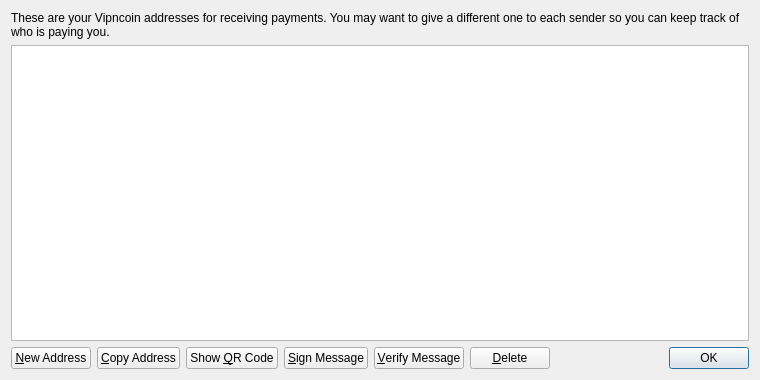
<?xml version="1.0" encoding="UTF-8"?>
<ui version="4.0">
 <class>AddressBookPage</class>
 <widget class="QWidget" name="AddressBookPage">
  <property name="geometry">
   <rect>
    <x>0</x>
    <y>0</y>
    <width>760</width>
    <height>380</height>
   </rect>
  </property>
  <property name="windowTitle">
   <string>Address Book</string>
  </property>
  <layout class="QVBoxLayout" name="verticalLayout">
   <item>
    <widget class="QLabel" name="labelExplanation">
     <property name="text">
      <string>These are your Vipncoin addresses for receiving payments. You may want to give a different one to each sender so you can keep track of who is paying you.</string>
     </property>
     <property name="textFormat">
      <enum>Qt::PlainText</enum>
     </property>
     <property name="wordWrap">
      <bool>true</bool>
     </property>
    </widget>
   </item>
   <item>
    <widget class="QTableView" name="tableView">
     <property name="contextMenuPolicy">
      <enum>Qt::CustomContextMenu</enum>
     </property>
     <property name="toolTip">
      <string>Double-click to edit address or label</string>
     </property>
     <property name="tabKeyNavigation">
      <bool>false</bool>
     </property>
     <property name="alternatingRowColors">
      <bool>true</bool>
     </property>
     <property name="selectionMode">
      <enum>QAbstractItemView::SingleSelection</enum>
     </property>
     <property name="selectionBehavior">
      <enum>QAbstractItemView::SelectRows</enum>
     </property>
     <property name="sortingEnabled">
      <bool>true</bool>
     </property>
     <attribute name="verticalHeaderVisible">
      <bool>false</bool>
     </attribute>
    </widget>
   </item>
   <item>
    <layout class="QHBoxLayout" name="horizontalLayout">
     <item>
      <widget class="QPushButton" name="newAddressButton">
       <property name="toolTip">
        <string>Create a new address</string>
       </property>
       <property name="text">
        <string>&amp;New Address</string>
       </property>
       <property name="icon">
        <iconset resource="../bitcoin.qrc">
         <normaloff>:/icons/add</normaloff>:/icons/add</iconset>
       </property>
      </widget>
     </item>
     <item>
      <widget class="QPushButton" name="copyToClipboard">
       <property name="toolTip">
        <string>Copy the currently selected address to the system clipboard</string>
       </property>
       <property name="text">
        <string>&amp;Copy Address</string>
       </property>
       <property name="icon">
        <iconset resource="../bitcoin.qrc">
         <normaloff>:/icons/editcopy</normaloff>:/icons/editcopy</iconset>
       </property>
      </widget>
     </item>
     <item>
      <widget class="QPushButton" name="showQRCode">
       <property name="text">
        <string>Show &amp;QR Code</string>
       </property>
       <property name="icon">
        <iconset resource="../bitcoin.qrc">
         <normaloff>:/icons/qrcode</normaloff>:/icons/qrcode</iconset>
       </property>
      </widget>
     </item>
     <item>
      <widget class="QPushButton" name="signMessage">
       <property name="toolTip">
        <string>Sign a message to prove you own a Bitcoin address</string>
       </property>
       <property name="text">
        <string>&amp;Sign Message</string>
       </property>
       <property name="icon">
        <iconset resource="../bitcoin.qrc">
         <normaloff>:/icons/edit</normaloff>:/icons/edit</iconset>
       </property>
      </widget>
     </item>
     <item>
      <widget class="QPushButton" name="verifyMessage">
       <property name="toolTip">
        <string>Verify a message to ensure it was signed with a specified Bitcoin address</string>
       </property>
       <property name="text">
        <string>&amp;Verify Message</string>
       </property>
       <property name="icon">
        <iconset resource="../bitcoin.qrc">
         <normaloff>:/icons/transaction_0</normaloff>:/icons/transaction_0</iconset>
       </property>
      </widget>
     </item>
     <item>
      <widget class="QPushButton" name="deleteButton">
       <property name="toolTip">
        <string>Delete the currently selected address from the list. Only sending addresses can be deleted.</string>
       </property>
       <property name="text">
        <string>&amp;Delete</string>
       </property>
       <property name="icon">
        <iconset resource="../bitcoin.qrc">
         <normaloff>:/icons/remove</normaloff>:/icons/remove</iconset>
       </property>
      </widget>
     </item>
     <item>
      <spacer name="horizontalSpacer">
       <property name="orientation">
        <enum>Qt::Horizontal</enum>
       </property>
       <property name="sizeHint" stdset="0">
        <size>
         <width>40</width>
         <height>20</height>
        </size>
       </property>
      </spacer>
     </item>
     <item>
      <widget class="QDialogButtonBox" name="buttonBox">
       <property name="sizePolicy">
        <sizepolicy hsizetype="Maximum" vsizetype="Fixed">
         <horstretch>0</horstretch>
         <verstretch>0</verstretch>
        </sizepolicy>
       </property>
       <property name="standardButtons">
        <set>QDialogButtonBox::Ok</set>
       </property>
      </widget>
     </item>
    </layout>
   </item>
  </layout>
 </widget>
 <resources>
  <include location="../bitcoin.qrc"/>
 </resources>
 <connections/>
</ui>
